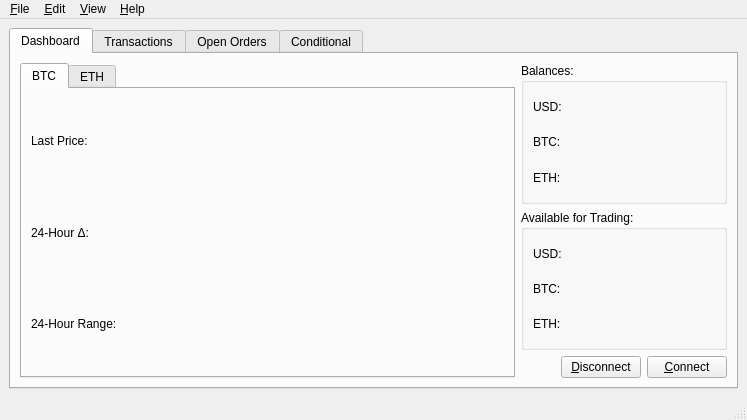
<?xml version="1.0" encoding="UTF-8"?>
<ui version="4.0">
 <class>MainWindow</class>
 <widget class="QMainWindow" name="MainWindow">
  <property name="geometry">
   <rect>
    <x>0</x>
    <y>0</y>
    <width>747</width>
    <height>420</height>
   </rect>
  </property>
  <property name="minimumSize">
   <size>
    <width>747</width>
    <height>420</height>
   </size>
  </property>
  <property name="maximumSize">
   <size>
    <width>747</width>
    <height>420</height>
   </size>
  </property>
  <property name="windowTitle">
   <string>Gemini Crypto Trader</string>
  </property>
  <widget class="QWidget" name="centralwidget">
   <layout class="QGridLayout" name="gridLayout_7">
    <item row="0" column="0">
     <widget class="QTabWidget" name="mainTabWidget">
      <property name="currentIndex">
       <number>0</number>
      </property>
      <widget class="QWidget" name="dashboardTab">
       <attribute name="title">
        <string>Dashboard</string>
       </attribute>
       <layout class="QHBoxLayout" name="horizontalLayout_2">
        <item>
         <widget class="QTabWidget" name="currencyTabWidget">
          <property name="sizePolicy">
           <sizepolicy hsizetype="MinimumExpanding" vsizetype="Expanding">
            <horstretch>0</horstretch>
            <verstretch>0</verstretch>
           </sizepolicy>
          </property>
          <property name="currentIndex">
           <number>0</number>
          </property>
          <widget class="QWidget" name="btcTab">
           <attribute name="title">
            <string>BTC</string>
           </attribute>
           <layout class="QGridLayout" name="gridLayout_4">
            <item row="0" column="0">
             <layout class="QVBoxLayout" name="btcLayout">
              <item>
               <layout class="QGridLayout" name="gridLayout_3">
                <item row="0" column="0">
                 <widget class="QLabel" name="label_7">
                  <property name="text">
                   <string>Last Price:</string>
                  </property>
                 </widget>
                </item>
                <item row="0" column="1" colspan="2">
                 <widget class="QLabel" name="btcLastPriceLabel">
                  <property name="text">
                   <string/>
                  </property>
                 </widget>
                </item>
                <item row="1" column="0">
                 <widget class="QLabel" name="label_8">
                  <property name="text">
                   <string>24-Hour Δ:</string>
                  </property>
                 </widget>
                </item>
                <item row="1" column="1">
                 <widget class="QLabel" name="btcDeltaLabel">
                  <property name="text">
                   <string/>
                  </property>
                 </widget>
                </item>
                <item row="1" column="2">
                 <spacer name="horizontalSpacer_3">
                  <property name="orientation">
                   <enum>Qt::Horizontal</enum>
                  </property>
                  <property name="sizeHint" stdset="0">
                   <size>
                    <width>40</width>
                    <height>20</height>
                   </size>
                  </property>
                 </spacer>
                </item>
                <item row="2" column="0">
                 <widget class="QLabel" name="label_9">
                  <property name="text">
                   <string>24-Hour Range:</string>
                  </property>
                 </widget>
                </item>
                <item row="2" column="1" colspan="2">
                 <widget class="QLabel" name="btcRangeLabel">
                  <property name="text">
                   <string/>
                  </property>
                 </widget>
                </item>
               </layout>
              </item>
             </layout>
            </item>
           </layout>
          </widget>
          <widget class="QWidget" name="ethTab">
           <attribute name="title">
            <string>ETH</string>
           </attribute>
           <layout class="QGridLayout" name="gridLayout_6">
            <item row="0" column="0">
             <layout class="QVBoxLayout" name="ethLayout">
              <item>
               <layout class="QGridLayout" name="gridLayout_5">
                <item row="0" column="1">
                 <widget class="QLabel" name="ethLastPriceLabel">
                  <property name="text">
                   <string/>
                  </property>
                 </widget>
                </item>
                <item row="0" column="0">
                 <widget class="QLabel" name="label_11">
                  <property name="text">
                   <string>Last Price:</string>
                  </property>
                 </widget>
                </item>
                <item row="1" column="0">
                 <widget class="QLabel" name="label_10">
                  <property name="text">
                   <string>24-Hour Δ:</string>
                  </property>
                 </widget>
                </item>
                <item row="1" column="1">
                 <widget class="QLabel" name="ethDeltaLabel">
                  <property name="text">
                   <string/>
                  </property>
                 </widget>
                </item>
                <item row="2" column="0">
                 <widget class="QLabel" name="label_12">
                  <property name="text">
                   <string>24-Hour Range:</string>
                  </property>
                 </widget>
                </item>
                <item row="2" column="1">
                 <widget class="QLabel" name="ethRangeLabel">
                  <property name="text">
                   <string/>
                  </property>
                 </widget>
                </item>
                <item row="1" column="2">
                 <spacer name="horizontalSpacer_2">
                  <property name="orientation">
                   <enum>Qt::Horizontal</enum>
                  </property>
                  <property name="sizeHint" stdset="0">
                   <size>
                    <width>40</width>
                    <height>20</height>
                   </size>
                  </property>
                 </spacer>
                </item>
               </layout>
              </item>
             </layout>
            </item>
           </layout>
          </widget>
         </widget>
        </item>
        <item>
         <layout class="QVBoxLayout" name="verticalLayout">
          <item>
           <widget class="QGroupBox" name="balanceGroupBox">
            <property name="sizePolicy">
             <sizepolicy hsizetype="Preferred" vsizetype="MinimumExpanding">
              <horstretch>0</horstretch>
              <verstretch>0</verstretch>
             </sizepolicy>
            </property>
            <property name="title">
             <string>Balances:</string>
            </property>
            <layout class="QGridLayout" name="gridLayout">
             <item row="0" column="0">
              <widget class="QLabel" name="label">
               <property name="sizePolicy">
                <sizepolicy hsizetype="Fixed" vsizetype="Preferred">
                 <horstretch>0</horstretch>
                 <verstretch>0</verstretch>
                </sizepolicy>
               </property>
               <property name="text">
                <string>USD:</string>
               </property>
              </widget>
             </item>
             <item row="0" column="1">
              <widget class="QLabel" name="usdBalanceLabel">
               <property name="text">
                <string/>
               </property>
              </widget>
             </item>
             <item row="2" column="0">
              <widget class="QLabel" name="label_3">
               <property name="sizePolicy">
                <sizepolicy hsizetype="Fixed" vsizetype="Preferred">
                 <horstretch>0</horstretch>
                 <verstretch>0</verstretch>
                </sizepolicy>
               </property>
               <property name="text">
                <string>ETH:</string>
               </property>
              </widget>
             </item>
             <item row="1" column="1">
              <widget class="QLabel" name="btcBalanceLabel">
               <property name="text">
                <string/>
               </property>
              </widget>
             </item>
             <item row="2" column="1">
              <widget class="QLabel" name="ethBalanceLabel">
               <property name="text">
                <string/>
               </property>
              </widget>
             </item>
             <item row="1" column="0">
              <widget class="QLabel" name="label_2">
               <property name="sizePolicy">
                <sizepolicy hsizetype="Fixed" vsizetype="Preferred">
                 <horstretch>0</horstretch>
                 <verstretch>0</verstretch>
                </sizepolicy>
               </property>
               <property name="text">
                <string>BTC:</string>
               </property>
              </widget>
             </item>
            </layout>
           </widget>
          </item>
          <item>
           <widget class="QGroupBox" name="availableGroupBox">
            <property name="sizePolicy">
             <sizepolicy hsizetype="Preferred" vsizetype="MinimumExpanding">
              <horstretch>0</horstretch>
              <verstretch>0</verstretch>
             </sizepolicy>
            </property>
            <property name="title">
             <string>Available for Trading:</string>
            </property>
            <layout class="QGridLayout" name="gridLayout_2">
             <item row="0" column="1">
              <widget class="QLabel" name="usdAvailableLabel">
               <property name="text">
                <string/>
               </property>
              </widget>
             </item>
             <item row="1" column="0">
              <widget class="QLabel" name="label_5">
               <property name="sizePolicy">
                <sizepolicy hsizetype="Fixed" vsizetype="Preferred">
                 <horstretch>0</horstretch>
                 <verstretch>0</verstretch>
                </sizepolicy>
               </property>
               <property name="text">
                <string>BTC:</string>
               </property>
              </widget>
             </item>
             <item row="1" column="1">
              <widget class="QLabel" name="btcAvailableLabel">
               <property name="text">
                <string/>
               </property>
              </widget>
             </item>
             <item row="0" column="0">
              <widget class="QLabel" name="label_4">
               <property name="sizePolicy">
                <sizepolicy hsizetype="Fixed" vsizetype="Preferred">
                 <horstretch>0</horstretch>
                 <verstretch>0</verstretch>
                </sizepolicy>
               </property>
               <property name="text">
                <string>USD:</string>
               </property>
              </widget>
             </item>
             <item row="2" column="0">
              <widget class="QLabel" name="label_6">
               <property name="sizePolicy">
                <sizepolicy hsizetype="Fixed" vsizetype="Preferred">
                 <horstretch>0</horstretch>
                 <verstretch>0</verstretch>
                </sizepolicy>
               </property>
               <property name="text">
                <string>ETH:</string>
               </property>
              </widget>
             </item>
             <item row="2" column="1">
              <widget class="QLabel" name="ethAvailableLabel">
               <property name="text">
                <string/>
               </property>
              </widget>
             </item>
            </layout>
           </widget>
          </item>
          <item>
           <layout class="QHBoxLayout" name="horizontalLayout">
            <item>
             <spacer name="horizontalSpacer">
              <property name="orientation">
               <enum>Qt::Horizontal</enum>
              </property>
              <property name="sizeType">
               <enum>QSizePolicy::Preferred</enum>
              </property>
              <property name="sizeHint" stdset="0">
               <size>
                <width>40</width>
                <height>20</height>
               </size>
              </property>
             </spacer>
            </item>
            <item>
             <widget class="QPushButton" name="disconnectButton">
              <property name="text">
               <string>&amp;Disconnect</string>
              </property>
             </widget>
            </item>
            <item>
             <widget class="QPushButton" name="connectButton">
              <property name="text">
               <string>&amp;Connect</string>
              </property>
             </widget>
            </item>
           </layout>
          </item>
         </layout>
        </item>
       </layout>
      </widget>
      <widget class="QWidget" name="transactionsTab">
       <attribute name="title">
        <string>Transactions</string>
       </attribute>
       <layout class="QGridLayout" name="gridLayout_8">
        <item row="0" column="0">
         <widget class="QListView" name="transactionsList"/>
        </item>
       </layout>
      </widget>
      <widget class="QWidget" name="openOrdersTab">
       <attribute name="title">
        <string>Open Orders</string>
       </attribute>
       <layout class="QGridLayout" name="gridLayout_9">
        <item row="0" column="0">
         <widget class="QListView" name="openOrdersList"/>
        </item>
       </layout>
      </widget>
      <widget class="QWidget" name="conditionalTab">
       <attribute name="title">
        <string>Conditional</string>
       </attribute>
       <layout class="QGridLayout" name="gridLayout_10">
        <item row="0" column="0">
         <widget class="QListView" name="conditionalList"/>
        </item>
       </layout>
      </widget>
     </widget>
    </item>
   </layout>
  </widget>
  <widget class="QMenuBar" name="menuBar">
   <property name="geometry">
    <rect>
     <x>0</x>
     <y>0</y>
     <width>747</width>
     <height>22</height>
    </rect>
   </property>
   <widget class="QMenu" name="fileMenu">
    <property name="title">
     <string>&amp;File</string>
    </property>
    <addaction name="setupAction"/>
    <addaction name="separator"/>
    <addaction name="buyAction"/>
    <addaction name="sellAction"/>
    <addaction name="conditionalAction"/>
    <addaction name="separator"/>
    <addaction name="genDepositAction"/>
    <addaction name="withdrawToAction"/>
    <addaction name="separator"/>
    <addaction name="exitAction"/>
   </widget>
   <widget class="QMenu" name="editMenu">
    <property name="title">
     <string>&amp;Edit</string>
    </property>
    <addaction name="optionsAction"/>
    <addaction name="separator"/>
    <addaction name="notificationsAction"/>
   </widget>
   <widget class="QMenu" name="viewMenu">
    <property name="title">
     <string>&amp;View</string>
    </property>
    <addaction name="toggleStatusBarAction"/>
    <addaction name="showOrderBookAction"/>
   </widget>
   <widget class="QMenu" name="helpMenu">
    <property name="title">
     <string>&amp;Help</string>
    </property>
    <addaction name="aboutAction"/>
    <addaction name="separator"/>
    <addaction name="action_Visit_Gemini_API_Docs"/>
    <addaction name="action_Gemini_Exchange"/>
   </widget>
   <addaction name="fileMenu"/>
   <addaction name="editMenu"/>
   <addaction name="viewMenu"/>
   <addaction name="helpMenu"/>
  </widget>
  <widget class="QStatusBar" name="statusBar"/>
  <action name="action_Edit">
   <property name="text">
    <string>&amp;Edit</string>
   </property>
  </action>
  <action name="setupAction">
   <property name="text">
    <string>Se&amp;tup</string>
   </property>
  </action>
  <action name="buyAction">
   <property name="text">
    <string>&amp;Buy</string>
   </property>
  </action>
  <action name="sellAction">
   <property name="text">
    <string>&amp;Sell</string>
   </property>
  </action>
  <action name="conditionalAction">
   <property name="text">
    <string>&amp;Conditional</string>
   </property>
  </action>
  <action name="genDepositAction">
   <property name="text">
    <string>&amp;Generate Deposit Address</string>
   </property>
  </action>
  <action name="withdrawToAction">
   <property name="text">
    <string>&amp;Withdraw To...</string>
   </property>
  </action>
  <action name="exitAction">
   <property name="text">
    <string>&amp;Exit</string>
   </property>
  </action>
  <action name="optionsAction">
   <property name="text">
    <string>&amp;Options</string>
   </property>
  </action>
  <action name="notificationsAction">
   <property name="text">
    <string>&amp;Notifications</string>
   </property>
  </action>
  <action name="toggleStatusBarAction">
   <property name="text">
    <string>&amp;Hide Statusbar</string>
   </property>
  </action>
  <action name="showOrderBookAction">
   <property name="text">
    <string>&amp;Show Orderbook</string>
   </property>
  </action>
  <action name="aboutAction">
   <property name="text">
    <string>&amp;About</string>
   </property>
  </action>
  <action name="action_Visit_Gemini_API_Docs">
   <property name="text">
    <string>&amp;Visit Gemini API Docs</string>
   </property>
  </action>
  <action name="action_Gemini_Exchange">
   <property name="text">
    <string>Visit &amp;Gemini Exchange</string>
   </property>
  </action>
 </widget>
 <resources/>
 <connections/>
</ui>
